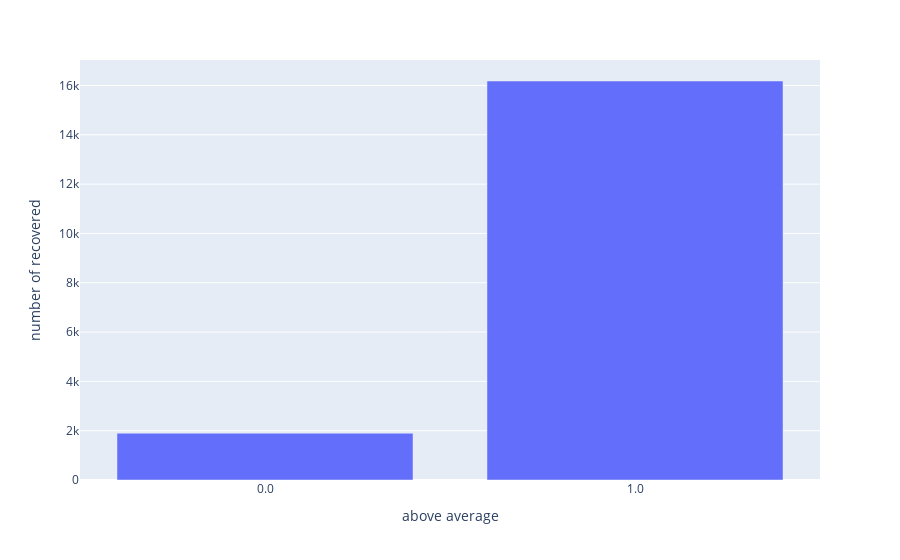

Notebook code cell kept with this figure:
### Code cell
# Q16. Using groupby, for each is_above_avg_num_confirmed, calculate maximum num_recovered
### Convert the result to data frame
### Using the converted dataframe, visualize in bar graph
df['is_above_avg_num_confirmed'] = df['is_above_avg_num_confirmed'].astype('str')

max_num_recovered = df.groupby('is_above_avg_num_confirmed')['num_recovered'].max()
re_max_num_recovered=max_num_recovered.reset_index()
re_max_num_recovered.columns = ['above average', 'number of recovered']
px.bar(re_max_num_recovered, x = 'above average', y = 'number of recovered')

### Figure 1 — Plotly figure (JSON) as saved in the notebook; plotly's stock layout.template omitted (floating-point values rounded to 4 significant figures)
{"data": [{"alignmentgroup": "True", "hovertemplate": "above average=%{x}<br>number of recovered=%{y}<extra></extra>", "legendgroup": "", "marker": {"color": "#636efa", "pattern": {"shape": ""}}, "name": "", "offsetgroup": "", "orientation": "v", "showlegend": false, "textposition": "auto", "type": "bar", "x": ["0.0", "1.0"], "xaxis": "x", "y": [1895, 16182], "yaxis": "y"}], "layout": {"autosize": true, "barmode": "relative", "legend": {"tracegroupgap": 0}, "margin": {"t": 60}, "xaxis": {"anchor": "y", "autorange": true, "domain": [0, 1], "range": [-0.5, 1.5], "title": {"text": "above average"}, "type": "category"}, "yaxis": {"anchor": "x", "autorange": true, "domain": [0, 1], "range": [0, 17030.0], "title": {"text": "number of recovered"}, "type": "linear"}}}
